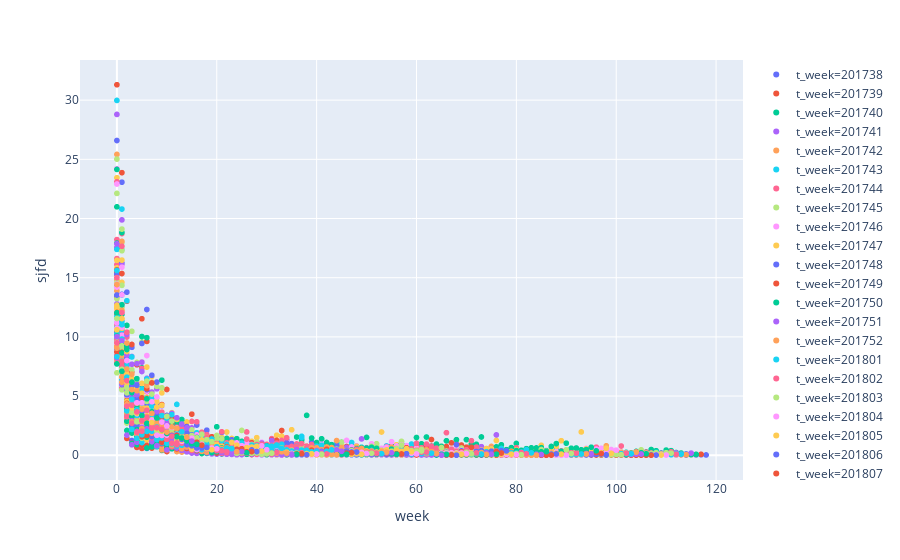

The cell this chart's notebook holds for it:
### Code cell
px.scatter(data2,x='week',y='sjfd',color="t_week")
